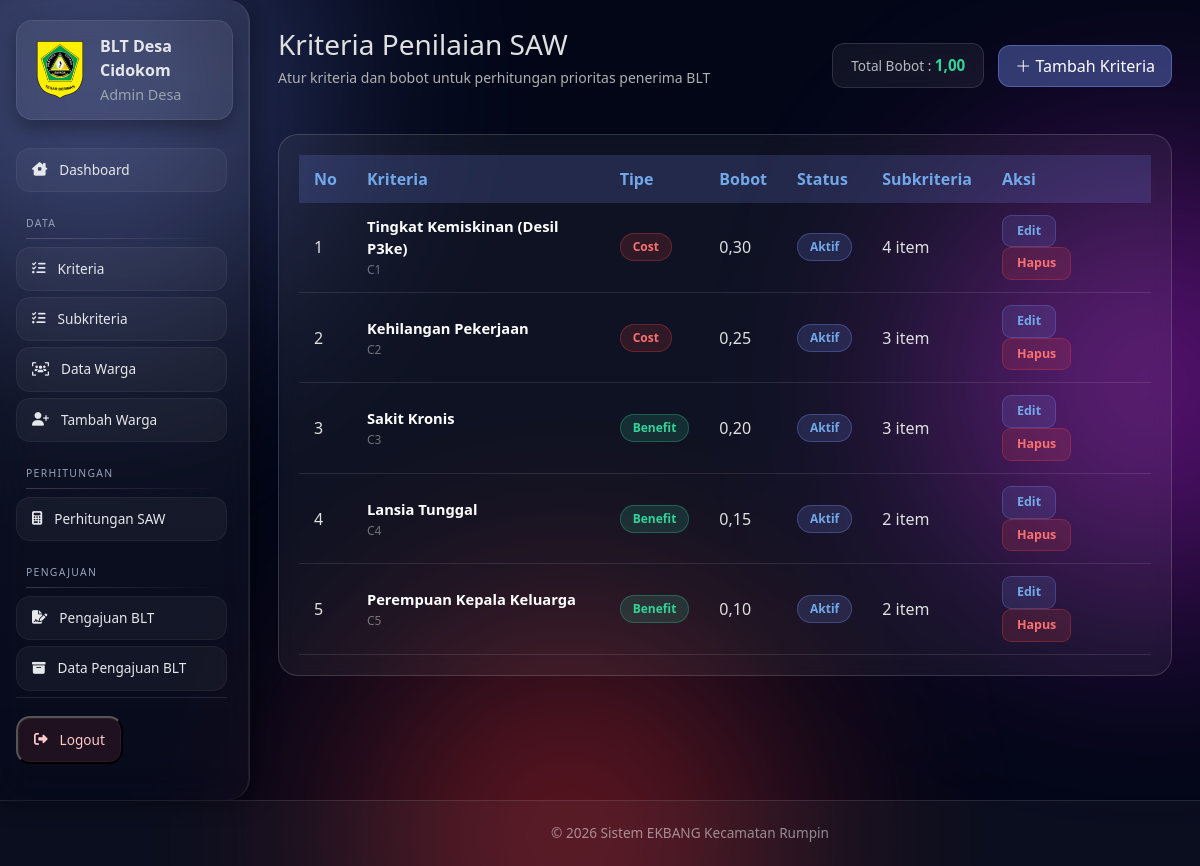
The app's page /desa/kriteria/ (signed in) with its own data.
### ekbang/models.py (models this page shows, shortened)
class Kriteria(models.Model):
    TIPE_CHOICES = [('benefit', 'Benefit'), ('cost', 'Cost')]
    desa = models.ForeignKey(Desa, on_delete=models.CASCADE, related_name='kriteria')
    kode = models.SlugField(max_length=50)
    nama = models.CharField(max_length=100)
    bobot = models.FloatField(default=0)
    tipe = models.CharField(max_length=10, choices=TIPE_CHOICES, default='benefit')
    urutan = models.IntegerField(default=0)
    aktif = models.BooleanField(default=True)
    created_at = models.DateTimeField(auto_now_add=True)
    updated_at = models.DateTimeField(auto_now=True)
    class Meta:
        unique_together = ('desa', 'kode')
        ordering = ['urutan', 'id']

### ekbang/proses/decorators.py (the view)
        def wrapper(request, *args, **kwargs):
            if role == 'kecamatan':
                if not hasattr(request.user, 'admin_kecamatan'):
                    messages.error(request, 'Anda tidak punya akses')
                    return redirect('login')
            elif role == 'desa':
                if not hasattr(request.user, 'desa'):
                    messages.error(request, 'Anda tidak punya akses')
                    return redirect('login')
            else:
                messages.error(request, 'Role tidak dikenali')
                return redirect('login')
            return view_func(request, *args, **kwargs)

### ekbang/views/desa.py (called while the page is built)
@login_required
@role_required('desa')
def kriteria_list(request):
    desa = request.user.desa
    kriteria = Kriteria.objects.filter(desa=desa).order_by('urutan', 'id')
    total_bobot = round(sum(k.bobot for k in kriteria if k.aktif), 2)
    return render(request, 'desa/kriteria_list.html', {
        'kriteria': kriteria,
        'total_bobot': total_bobot,
        'bobot_maksimum': total_bobot >= BATAS_TOTAL_BOBOT - TOLERANSI,
    })

### ekbang/templates/desa/kriteria_list.html (shortened to what this page needs)
{% extends 'base/base.html' %}
{% load static %}
{% block extra_css %}
<link rel="stylesheet" href="{% static 'css/desa/warga_list.css' %}">
<link rel="stylesheet" href="{% static 'css/desa/kriteria_list.css' %}">
{% endblock %}
{% block content %}
<div class="page-header">
    <div>
        <h2>Kriteria Penilaian SAW</h2>
        <p>Atur kriteria dan bobot untuk perhitungan prioritas penerima BLT</p>
    </div>
    <div class="header-actions">
        <div class="bobot-badge {% if bobot_maksimum %}bobot-ok{% else %}bobot-warning{% endif %}" id="bobot-badge">
            Total Bobot : <strong id="total-bobot-value">{{ total_bobot|floatformat:2 }}</strong>
        </div>
        <a href="{% url 'desa_kriteria_tambah' %}" class="btn-glass">
            <i class="bi bi-plus-lg"></i> Tambah Kriteria
        </a>
    </div>
</div>
<div class="glass-card">
    <table class="table-modern">
        <thead>
            <tr>
                <th>No</th>
                <th>Kriteria</th>
                <th>Tipe</th>
                <th>Bobot</th>
                <th>Status</th>
                <th>Subkriteria</th>
                <th>Aksi</th>
            </tr>
        </thead>
        <tbody id="kriteria-table-body">
            {% for k in kriteria %}
            <tr id="row-kriteria-{{ k.id }}">
                <td>{{ forloop.counter }}</td>
                <td>
                    <div class="kriteria-nama">{{ k.nama }}</div>
                    <div class="kriteria-kode">{{ k.kode }}</div>
                </td>
                <td>
                    {% if k.tipe == 'cost' %}
                        <span class="badge-tipe badge-cost">Cost</span>
                    {% else %}
                        <span class="badge-tipe badge-benefit">Benefit</span>
                    {% endif %}
                </td>
                <td>{{ k.bobot|floatformat:2 }}</td>
                <td>
                    {% if k.aktif %}
                        <span class="badge-status badge-aktif">Aktif</span>
                    {% else %}
                        <span class="badge-status badge-nonaktif">Nonaktif</span>
                    {% endif %}
                </td>
                <td>{{ k.subkriteria.count }} item</td>
                <td>
                    <a href="{% url 'desa_kriteria_edit' k.id %}" class="btn-action btn-edit">Edit</a>
                    <button type="button"
                            class="btn-action btn-hapus"
                            onclick="konfirmasiHapus('{{ k.id }}', '{{ k.nama|escapejs }}')">
                        Hapus
                    </button>
                </td>
            </tr>
            {% empty %}
            <tr>
                <td colspan="7" class="empty-state">Belum ada data kriteria.</td>
            </tr>
            {% endfor %}
        </tbody>
    </table>
</div>
{% endblock %}

### ekbang/templates/base/sidebar.html (shortened to what this page needs)
{% load static %}
<link rel="stylesheet" href="{% static 'css/desa/sidebar.css' %}">
<div class="sidebar-desa">
    <div class="sidebar-brand">
       <span class="logo">
    <img src="{% static 'img/logo.png' %}" alt="Logo" />
</span>
        <div>
            <strong>BLT Desa {{ request.user.username }}</strong>
            <small>Admin Desa</small>
        </div>
    </div>
    <div class="sidebar-scroll">
    <nav class="sidebar-menu">
        <a href="{% url 'desa_dashboard' %}" class="menu-item">
            <i class="fa-solid fa-house-chimney-window"></i> Dashboard
        </a>
        <div class="menu-section">DATA</div>
        <a href="{% url 'desa_kriteria_list' %}" class="menu-item">
            <i class="fa-solid fa-list-check"></i> Kriteria
        </a>
        <a href="{% url 'desa_subkriteria_list' %}" class="menu-item">
            <i class="fa-solid fa-list-check"></i> Subkriteria
        </a>
        <a href="{% url 'desa_warga_list' %}" class="menu-item">
            <i class="fa-solid fa-users-viewfinder"></i> Data Warga
        </a>
        <a href="{% url 'desa_warga_tambah' %}" class="menu-item">
            <i class="fa-solid fa-user-plus"></i> Tambah Warga
        </a>
        <div class="menu-section">PERHITUNGAN</div>
        <a href="{% url 'desa_riwayat_saw' %}" class="menu-item">
            <i class="fa-solid fa-calculator"></i> Perhitungan SAW
        </a>
        <div class="menu-section">PENGAJUAN</div>
        <a href="{% url 'desa_pengajuan' %}" class="menu-item">
            <i class="fa-solid fa-file-signature"></i> Pengajuan BLT
        </a>
        <a href="{% url 'desa_pengajuan_list' %}" class="menu-item">
            <i class="fa-solid fa-box-archive"></i> Data Pengajuan BLT
        </a>
    </nav>
    <div class="sidebar-footer">
        <button type="button" class="menu-item logout" data-bs-toggle="modal" data-bs-target="#logoutModal">
            <i class="fa-solid fa-right-from-bracket"></i> Logout
        </button>
    </div>
</div>
</div>

### ekbang/static/css/desa/warga_list.css (style rules this page uses)
.page-header { display: flex; justify-content: space-between; align-items: center; margin-bottom: 30px; color: #E0E0E0; }
.page-header h2 { font-size: 28px; margin-bottom: 5px; }
.page-header p { font-size: 14px; color: #B0B0B0; }
.btn-glass { color: #fff; background: rgba(114, 136, 232, 0.4); border: 1px solid rgba(114, 136, 232, 0.5); padding: 8px 16px; border-radius: 12px; text-decoration: none; font-weight: 500; transition: all 0.3s ease; }
.glass-card { background: rgba(255, 255, 255, 0.05); border-radius: 20px; backdrop-filter: blur(10px); border: 1px solid rgba(255, 255, 255, 0.15); padding: 20px; overflow-x: auto; }
.table-modern { width: 100%; border-collapse: collapse; }
.table-modern th, .table-modern td { padding: 12px 15px; text-align: left; }
.table-modern th { background: rgba(114, 136, 232, 0.2); color: #72A8E8; font-weight: 600; }
.table-modern td { color: #E0E0E0; border-bottom: 1px solid rgba(255, 255, 255, 0.1); }

### ekbang/static/css/desa/kriteria_list.css (style rules this page uses)
.header-actions { display: flex; align-items: center; gap: 14px; }
.bobot-badge { padding: 10px 18px; border-radius: 12px; font-size: 0.85rem; color: rgba(255,255,255,0.7); background: rgba(255,255,255,0.06); border: 1px solid rgba(255,255,255,0.12); backdrop-filter: blur(8px); }
.bobot-badge strong { font-size: 0.95rem; }
.bobot-badge.bobot-ok strong { color: #34D399; }
.kriteria-nama { font-weight: 600; color: #fff; font-size: 0.92rem; }
.kriteria-kode { font-size: 0.75rem; color: rgba(255,255,255,0.4); margin-top: 2px; }
.badge-tipe { display: inline-block; padding: 4px 12px; border-radius: 999px; font-size: 0.75rem; font-weight: 600; }
.badge-cost { color: #f87171; background: rgba(239, 68, 68, 0.15); border: 1px solid rgba(239, 68, 68, 0.3); }
.badge-benefit { color: #34D399; background: rgba(52, 211, 153, 0.15); border: 1px solid rgba(52, 211, 153, 0.3); }
.badge-status { display: inline-block; padding: 4px 12px; border-radius: 999px; font-size: 0.75rem; font-weight: 600; }
.badge-aktif { color: #72A8E8; background: rgba(114, 136, 232, 0.18); border: 1px solid rgba(114, 136, 232, 0.35); }
.btn-action { display: inline-block; padding: 6px 14px; border-radius: 9px; font-size: 0.78rem; font-weight: 600; text-decoration: none; margin-right: 6px; transition: all 0.2s ease; }
.btn-edit { color: #72A8E8; background: rgba(114, 136, 232, 0.15); border: 1px solid rgba(114, 136, 232, 0.3); }
.btn-hapus { color: #f87171; background: rgba(239, 68, 68, 0.15); border: 1px solid rgba(239, 68, 68, 0.3); }

### ekbang/static/css/desa/sidebar.css (style rules this page uses)
.sidebar-desa { position: fixed; top: 0; left: 0; width: 250px; height: 100vh; background: linear-gradient( 180deg, rgba(255,255,255,0.07), rgba(255,255,255,0.02) ); backdrop-filter: blur(18px); border-right: 1px solid rgba(255,255,255,0.1); border-top-right-radius: 22px; border-bottom-right-radius: 22px; box-shadow: 4px 0 26px rgba(0,0,0,0.45), inset -1px 0 0 rgba(255,255,255,0.06); display: flex; flex-direction: column; padding: 20px 16px; z-index: 30; }
.sidebar-brand { display: flex; align-items: center; gap: 10px; padding: 14px; margin-bottom: 22px; border-radius: 16px; background: rgba(255,255,255,0.06); box-shadow: inset 0 0 0 1px rgba(255,255,255,0.08), 0 8px 20px rgba(0,0,0,0.35); color: #e5e7eb; }
.sidebar-brand .logo { display: flex; align-items: center; }
.sidebar-brand .logo img { width: 60px; height: 60px; object-fit: contain; }
.sidebar-brand strong { font-size: 1rem; }
.sidebar-brand small { display: block; font-size: 0.9rem; color: #9ca3af; margin-top: 2px; }
.sidebar-menu { flex: 1; }
.menu-section { margin: 24px 10px 8px; font-size: 0.65rem; letter-spacing: 1.3px; color: #94a3b8; text-transform: uppercase; position: relative; }
.menu-section::after { content: ''; display: block; height: 1px; margin-top: 6px; background: linear-gradient( to right, rgba(255,255,255,0.18), transparent ); }
.menu-item { position: relative; display: flex; align-items: center; gap: 12px; padding: 12px 16px; margin: 6px 0; border-radius: 14px; font-size: 0.85rem; font-weight: 500; color: #e5e7eb; text-decoration: none; background: rgba(255,255,255,0.04); box-shadow: inset 0 0 0 1px rgba(255,255,255,0.05); transition: all .25s ease; }
.sidebar-footer { margin-top: auto; padding-top: 12px; border-top: 1px solid rgba(255,255,255,0.1); }
.menu-item.logout { background: rgba(239,68,68,0.10); color: #fecaca; }
.sidebar-scroll { flex: 1; overflow-y: auto; padding-right: 6px; }
.sidebar-scroll { scrollbar-width: thin; scrollbar-color: rgba(255,255,255,0.2) transparent; }

### records on screen
Kriteria: nama "Tingkat Kemiskinan (Desil P3ke)", kode "C1", tipe "Cost", bobot "0,30", aktif "Aktif", subkriteria.count "4"
Kriteria: nama "Kehilangan Pekerjaan", kode "C2", tipe "Cost", bobot "0,25", aktif "Aktif", subkriteria.count "3"
Kriteria: nama "Sakit Kronis", kode "C3", tipe "Benefit", bobot "0,20", aktif "Aktif", subkriteria.count "3"
Kriteria: nama "Lansia Tunggal", kode "C4", tipe "Benefit", bobot "0,15", aktif "Aktif", subkriteria.count "2"
Kriteria: nama "Perempuan Kepala Keluarga", kode "C5", tipe "Benefit", bobot "0,10", aktif "Aktif", subkriteria.count "2"

### other values on screen
{{ request.user.username }} "Cidokom"
{{ total_bobot|floatformat:2 }} "1,00"
